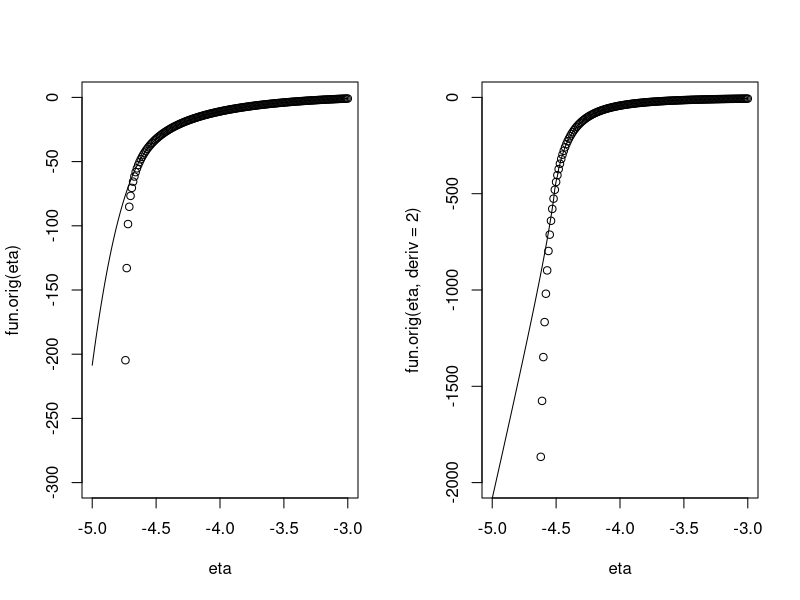

R code for this plot:
library(evd)


c012 <- function(eta, y, xi, kappa, alpha) {

    pow <- function(x, y) x^y

    c0 <- function() {
        t1 <- log(kappa);
        t3 <- eeta;
        t7 <- pow(alpha, 0.1e1 / kappa);
        t9 <- pow(0.1e1 - t7, -xi);
        t10 <- t9 - 0.1e1;
        t12 <- 0.1e1 + y / t3 * t10;
        t13 <- 0.1e1 / xi;
        t14 <- pow(t12, -t13);
        t16 <- log1p(- t14);
        t21 <- log(xi * t3 / t10);
        t23 <- log(t12);
        t25 <- t1 + (kappa - 0.1e1) * t16 - t21 + t23 * (-t13 - 0.1e1);
        return (t25)
    }

    c1 <- function() {
        t1 <- y * kappa;
        t3 <- pow(alpha, 0.1e1 / kappa);
        t4 <- 0.1e1 - t3;
        t5 <- pow(t4, xi);
        t7 <- 1/eeta;
        t8 <- eeta;
        t9 <- pow(t4, -xi);
        t13 <- 0.1e1 / xi;
        t14 <- pow(t7 * (t8 + y * t9 - y), t13);
        t16 <- t8 * t5;
        t20 <- t14 * y;
        t31 <- -(t1 - t1 * t5 + xi * t14 * t16 - xi * t8 * t5 - t20 + t20 * t5) * t13 / (t14 - 0.1e1) / (t16 + y - y * t5);
        return (t31)
    }

    c2 <- function() {
        t1 <- pow(xi, 0.2e1);
        t3 <- 1/eeta;
        t4 <- eeta;
        t5 <- 0.1e1 / kappa;
        t6 <- pow(alpha, t5);
        t7 <- 0.1e1 - t6;
        t8 <- pow(t7, -xi);
        t11 <- t3 * (t4 + y * t8 - y);
        t12 <- 0.1e1 / xi;
        t13 <- pow(t11, t12);
        t14 <- t13 - 0.1e1;
        t15 <- t14 * t14;
        t19 <- pow(t7, xi);
        t20 <- t4 * t19;
        t22 <- t20 + y - y * t19;
        t23 <- t22 * t22;
        t29 <- pow(alpha, 0.2e1 * t5);
        t32 <- pow(alpha, 0.3e1 * t5);
        t34 <- pow(0.1e1 - 0.3e1 * t6 + 0.3e1 * t29 - t32, xi);
        t35 <- t34 * xi;
        t37 <- exp(0.2e1 * eta);
        t38 <- kappa * t37;
        t42 <- pow(0.1e1 - 0.2e1 * t6 + t29, xi);
        t43 <- t13 * t42;
        t44 <- xi * t37;
        t47 <- pow(t11, 0.3e1 * t12);
        t48 <- t47 * t42;
        t50 <- t1 * t37;
        t53 <- pow(t11, 0.2e1 * t12);
        t54 <- t53 * t34;
        t57 <- t53 * t42;
        t66 <- t13 * t34;
        t69 <- t47 * t34;
        t73 <- t42 * xi;
        t75 <- t53 * t19;
        t76 <- pow(y, 0.2e1);
        t77 <- t76 * kappa;
        t80 <- y * t4;
        t82 <- t1 * t19;
        t89 <- t35 * t38 + t43 * t44 + t48 * t44 + t48 * t50 + 0.3e1 * t54 * t50 - 0.2e1 * t57 * t44 + 0.2e1 * t54 * t44 - 0.3e1 * t57 * t50 + 0.3e1 * t43 * t50 - 0.3e1 * t66 * t50 - t69 * t44 - t69 * t50 - t66 * t44 - t73 * t38 - 0.3e1 * t75 * t77 - t75 * t80 - t82 * t80 + 0.3e1 * t77 * t13 * t19 + t20 * y * t13;
        t102 <- t34 * t1;
        t104 <- t42 * t1;
        t108 <- xi * kappa;
        t109 <- t108 * t4;
        t123 <- t13 * t4 * t19;
        t128 <- t53 * t76;
        t132 <- t66 * t80 + t66 * t77 + 0.2e1 * t57 * t80 + 0.3e1 * t57 * t77 - 0.2e1 * t43 * t80 - 0.3e1 * t43 * t77 - t54 * t77 - t54 * t80 - t102 * t80 + 0.2e1 * t104 * t80 + 0.2e1 * t66 * y * t109 - t54 * y * t109 + 0.2e1 * t57 * y * t109 - 0.4e1 * t43 * y * t109 + 0.2e1 * y * xi * kappa * t123 - t75 * y * t109 - t128 + t76 * t13 + t102 * t37 - t104 * t37;
        t149 <- t108 * t37;
        t156 <- t47 * t19;
        t158 <- xi * t4 * y;
        t161 <- t1 * t4 * y;
        t163 <- y * kappa;
        t164 <- t163 * t4;
        t171 <- t80 * t13;
        t173 <- t128 * kappa + 0.3e1 * t75 * t76 - 0.3e1 * t19 * t76 * t13 - t77 * t13 + 0.3e1 * t43 * t76 - 0.3e1 * t57 * t76 + t54 * t76 - t66 * t76 - t108 * t20 * y + t54 * t149 + 0.2e1 * t43 * t149 - 0.2e1 * t66 * t149 - t57 * t149 + t156 * t158 + t156 * t161 + t75 * t164 - 0.2e1 * t75 * t158 - 0.3e1 * t75 * t161 + xi * t19 * t171;
        t207 <- 0.3e1 * t82 * t171 - t66 * t164 + t69 * t161 + t69 * t158 + t66 * t158 - 0.2e1 * t54 * t158 - 0.3e1 * t54 * t161 + t54 * t164 + 0.4e1 * t57 * t158 + 0.6e1 * t57 * t161 - 0.2e1 * t57 * t164 + 0.2e1 * t43 * t164 - 0.2e1 * t48 * t158 - 0.2e1 * t48 * t161 - 0.2e1 * t43 * t158 - 0.6e1 * t43 * t161 + 0.3e1 * t66 * t161 - t35 * t164 + 0.2e1 * t73 * t164 - t163 * t123;
        t212 <- -0.1e1 / t1 / t15 / t14 / t23 / t22 * y * (t89 + t132 + t173 + t207);
        return (t212)
    }

    eeta <- exp(eta)
    return (list(c0 = c0(), c1 = c1(), c2 = c2()))
}


F <- function(y, eta, xi, kappa,  alpha) {
    q <- exp(eta)
    sigma <- xi * q / ((1-alpha^(1/kappa))^(-xi) -1)
    yy <- 1 + xi * y / sigma
    return ((1- yy^(-1/xi))^kappa)
}

f <- function(y, eta, xi, kappa, alpha) {
    h <- 1e-5
    return (((F(y+h, eta, xi, kappa, alpha) - F(y-h, eta, xi, kappa, alpha)) / (2*h)))
}

lf <- function(y, eta, xi, kappa, alpha) {
    return (log(f(y, eta, xi, kappa, alpha)))
}

lf <- function(y, eta, xi, kappa, alpha) {
    xii <- -1/xi
    q <- exp(eta)
    a <- ((1-alpha^(1/kappa))^(-xi) -1)
    sigma <- xi * q / a
    yy <- 1 + xi * y / sigma
    lyy <- log(yy)
    lsigma <- log(sigma)
    values <- (log(kappa) + (kappa-1) * log1p(-yy^xii) - lsigma + (xii-1) * lyy)
    return (values)
}

llf <- function(y, eta, xi, kappa, alpha = 0.9, no.check = FALSE) {
    stopifnot(length(y) == 1)
    xii <- -1/xi
    q <- exp(eta)
    a <- ((1-alpha^(1/kappa))^(-xi) -1)
    sigma <- xi * q / a
    if (!no.check && xi < 0.0) {
        yy <- 1 + xi * y / sigma
        yy[yy < 1E-8] <- 1
        lyy <- log(yy)
        lsigma <- log(sigma)
        values <- (log(kappa) + (kappa-1) * log1p(-yy^xii) - lsigma + (xii-1) * lyy)
        
        eta.c <- log(-y * a)
        eta.L <- 0.95 * eta.c
        eta.H <- 0.99 * eta.c
        idx <- which(eta < eta.L)
        if (length(idx) >0) {
            ee <- eta[idx]
            eeta <- eta.L + (eta.H - eta.L) * (1-exp(-sqrt(eta.L - ee)))
            cc012 <- c012(eeta, y, xi, kappa, alpha)
            values[idx] <- cc012$c0 + cc012$c1 * (ee - eeta) + 0.5 * cc012$c2 * (ee - eeta)^2
        }
        return (values)
    }
    yy <- 1 + xi * y / sigma
    idx <- which(yy < 0)
    yy[idx] <- 1
    lyy <- log(yy)
    lsigma <- log(sigma)
    val <- log(kappa) + (kappa-1) * log1p(-yy^xii) - lsigma + (xii-1) * lyy
    val[idx] <- -Inf
    return (val)
}


eta <- seq(-5, -3, by = 0.01)
xi <- -0.04
kappa <- 1
y <- 0.1

##lf(y, eta, xi, kappa) - llf(y, eta, xi, kappa)

yy <- llf(y, eta, xi, kappa, no.check = TRUE)
idx <- which(is.finite(yy))
fun.orig <- splinefun(eta[idx], yy[idx])
fun <- splinefun(eta, llf(y, eta, xi, kappa))
par(mfrow = c(1, 2))
plot(eta,  fun.orig(eta), ylim = c(-300, 0))
lines(eta,  fun(eta))
plot(eta,  fun.orig(eta, deriv = 2), ylim = c(-2000, 0))
lines(eta,  fun(eta, deriv = 2))
